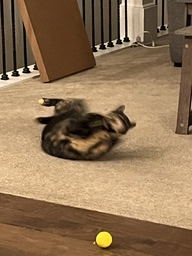
#> input picture input_image.jpg, 192 x 256 px, shrunk from 3024 x 4032 before the run
$ python stolen.py
#> lines starting #> are read from the running program, lines starting #| are printed output that depends on the picture; after the words box and inside, x2 and y2 are one past the last pixel; in counts of white or black regions, pixels touching at a corner belong together
import numpy as np
import cv2

def colorMask(img):
    upperBound = np.array([42, 42, 42])
    lowerBound = np.array([0, 0, 0])

    hsv = cv2.cvtColor(img, cv2.COLOR_RGB2HSV)
    return cv2.inRange(hsv, lowerBound, upperBound)


image = cv2.imread('input_image.jpg')
#> image is the input picture: shape (256, 192, 3); mean B, G, R 84.8, 116, 144

cv2.imshow('image', colorMask(image))
#> in colorMask, `hsv = cv2.cvtColor(img, cv2.COLOR_RGB2HSV)`: hsv: shape (256, 192, 3); mean H, S, V 104.4, 116.3, 144
#> in colorMask, `return cv2.inRange(hsv, lowerBound, upperBound)`:
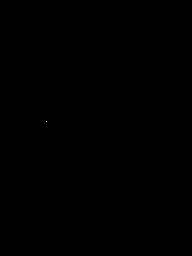
#> returned value: shape (256, 192); 0% white in thin lines or dots, all inside (x1, y1, x2, y2) = (46, 121, 47, 122)

#> (the run stopped early here; a loop or call above may not have finished)
